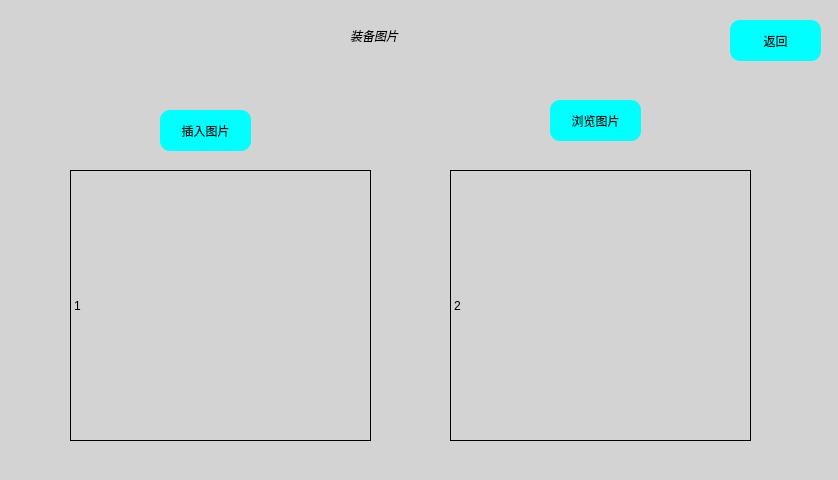
<?xml version="1.0" encoding="UTF-8"?>
<ui version="4.0">
 <class>photo</class>
 <widget class="QDialog" name="photo">
  <property name="geometry">
   <rect>
    <x>0</x>
    <y>0</y>
    <width>838</width>
    <height>480</height>
   </rect>
  </property>
  <property name="windowTitle">
   <string>Dialog</string>
  </property>
  <property name="styleSheet">
   <string notr="true">background-color: rgb(211,211,211);
background-position: center center;</string>
  </property>
  <widget class="QLabel" name="label">
   <property name="geometry">
    <rect>
     <x>350</x>
     <y>20</y>
     <width>131</width>
     <height>31</height>
    </rect>
   </property>
   <property name="styleSheet">
    <string notr="true">font: 700 16pt &quot;Microsoft YaHei UI&quot;;
background:rgba(85,170,225,0);
	font-style: italic bold;
	font size:14px;</string>
   </property>
   <property name="text">
    <string>装备图片</string>
   </property>
  </widget>
  <widget class="QPushButton" name="btn_insert">
   <property name="geometry">
    <rect>
     <x>160</x>
     <y>110</y>
     <width>91</width>
     <height>41</height>
    </rect>
   </property>
   <property name="styleSheet">
    <string notr="true">background:#00FFFF;
	border-style:outset;
	border-radius:10px;</string>
   </property>
   <property name="text">
    <string>插入图片</string>
   </property>
  </widget>
  <widget class="QPushButton" name="btn_browse">
   <property name="geometry">
    <rect>
     <x>550</x>
     <y>100</y>
     <width>91</width>
     <height>41</height>
    </rect>
   </property>
   <property name="styleSheet">
    <string notr="true">background:#00FFFF;
	border-style:outset;
	border-radius:10px;</string>
   </property>
   <property name="text">
    <string>浏览图片</string>
   </property>
  </widget>
  <widget class="QLabel" name="label_insert">
   <property name="geometry">
    <rect>
     <x>70</x>
     <y>170</y>
     <width>301</width>
     <height>271</height>
    </rect>
   </property>
   <property name="frameShape">
    <enum>QFrame::Panel</enum>
   </property>
   <property name="text">
    <string>1</string>
   </property>
   <property name="scaledContents">
    <bool>true</bool>
   </property>
  </widget>
  <widget class="QLabel" name="label_browse">
   <property name="geometry">
    <rect>
     <x>450</x>
     <y>170</y>
     <width>301</width>
     <height>271</height>
    </rect>
   </property>
   <property name="frameShape">
    <enum>QFrame::Panel</enum>
   </property>
   <property name="text">
    <string>2</string>
   </property>
   <property name="scaledContents">
    <bool>true</bool>
   </property>
  </widget>
  <widget class="QPushButton" name="btn_return">
   <property name="geometry">
    <rect>
     <x>730</x>
     <y>20</y>
     <width>91</width>
     <height>41</height>
    </rect>
   </property>
   <property name="styleSheet">
    <string notr="true">background:#00FFFF;
	border-style:outset;
	border-radius:10px;</string>
   </property>
   <property name="text">
    <string>返回</string>
   </property>
  </widget>
 </widget>
 <resources/>
 <connections/>
</ui>
